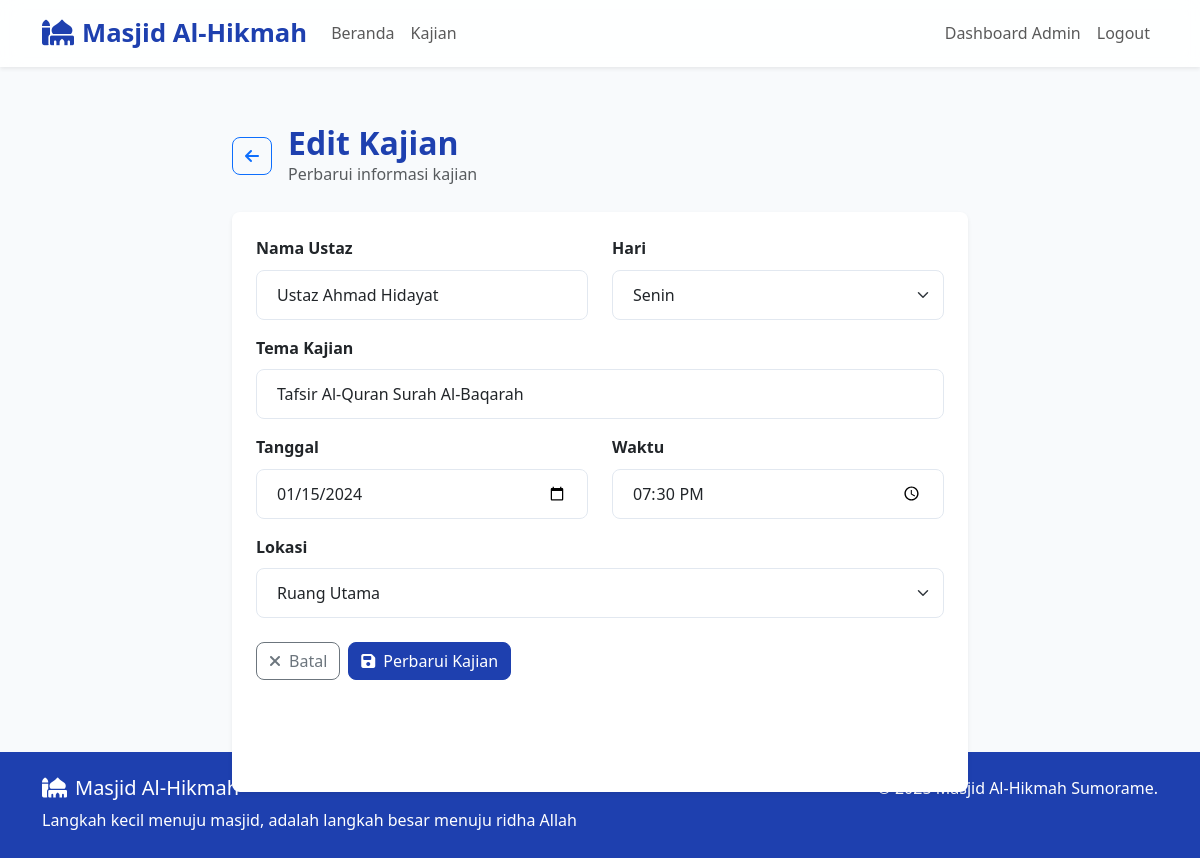
Page /admin/kajian/edit/1 (signed in) on the committed database.
### tables this page shows
CREATE TABLE kajian (
                 id INTEGER PRIMARY KEY AUTOINCREMENT,
                 nama_ustaz TEXT NOT NULL,
                 tema_kajian TEXT NOT NULL,
                 hari TEXT NOT NULL,
                 tanggal TEXT NOT NULL,
                 waktu TEXT NOT NULL,
                 lokasi TEXT NOT NULL,
                 created_at TIMESTAMP DEFAULT CURRENT_TIMESTAMP);

### app.py (the view, shortened to what this page needs)
@app.route('/admin/kajian/edit/<int:id>', methods=['GET', 'POST'])
def edit_kajian(id):
    if not session.get('admin_logged_in'):
        flash('Silakan login terlebih dahulu!', 'error')
        return redirect(url_for('login'))
    conn = sqlite3.connect('masjid.db')
    c = conn.cursor()
    c.execute("SELECT * FROM kajian WHERE id = ?", (id,))
    kajian = c.fetchone()
    conn.close()
    if not kajian:
        flash('Kajian tidak ditemukan!', 'error')
        return redirect(url_for('admin_dashboard'))
    return render_template('edit_kajian.html', kajian=kajian)

### templates/edit_kajian.html (shortened to what this page needs)
{% extends "base.html" %}
{% block content %}
<div class="container pt-5">
    <div class="row justify-content-center">
        <div class="col-lg-8">
            <div class="d-flex align-items-center mb-4">
                <a href="{{ url_for('admin_dashboard') }}" class="btn btn-outline-primary me-3">
                    <i class="fas fa-arrow-left"></i>
                </a>
                <div>
                    <h2 class="fw-bold text-primary mb-0">Edit Kajian</h2>
                    <p class="text-muted mb-0">Perbarui informasi kajian</p>
                </div>
            </div>
            <div class="card border-0 shadow-sm">
                <div class="card-body p-4">
                    <form method="POST">
                        <div class="row">
                            <div class="col-md-6 mb-3">
                                <label for="nama_ustaz" class="form-label fw-semibold">Nama Ustaz</label>
                                <input type="text" class="form-control" id="nama_ustaz" name="nama_ustaz"
                                       value="{{ kajian[1] }}" required>
                            </div>
                            <div class="col-md-6 mb-3">
                                <label for="hari" class="form-label fw-semibold">Hari</label>
                                <select class="form-select" id="hari" name="hari" required>
                                    <option value="Senin" {% if kajian[3] == 'Senin' %}selected{% endif %}>Senin</option>
                                </select>
                            </div>
                        </div>
                        <div class="mb-3">
                            <label for="tema_kajian" class="form-label fw-semibold">Tema Kajian</label>
                            <input type="text" class="form-control" id="tema_kajian" name="tema_kajian"
                                   value="{{ kajian[2] }}" required>
                        </div>
                        <div class="row">
                            <div class="col-md-6 mb-3">
                                <label for="tanggal" class="form-label fw-semibold">Tanggal</label>
                                <input type="date" class="form-control" id="tanggal" name="tanggal"
                                       value="{{ kajian[4] }}" required>
                            </div>
                            <div class="col-md-6 mb-3">
                                <label for="waktu" class="form-label fw-semibold">Waktu</label>
                                <input type="time" class="form-control" id="waktu" name="waktu"
                                       value="{{ kajian[5] }}" required>
                            </div>
                        </div>
                        <div class="mb-4">
                            <label for="lokasi" class="form-label fw-semibold">Lokasi</label>
                            <select class="form-select" id="lokasi" name="lokasi" required>
                                <option value="Ruang Utama" {% if kajian[6] == 'Ruang Utama' %}selected{% endif %}>Ruang Utama</option>
                            </select>
                        </div>
                        <div class="d-flex gap-2">
                            <a href="{{ url_for('admin_dashboard') }}" class="btn btn-outline-secondary">
                                <i class="fas fa-times me-2"></i>Batal
                            </a>
                            <button type="submit" class="btn btn-primary">
                                <i class="fas fa-save me-2"></i>Perbarui Kajian
                            </button>
                        </div>
                    </form>
                </div>
            </div>
        </div>
    </div>
</div>
{% endblock %}

### static/css/style.css (style rules this page uses)
:root { --primary-color: #1e40af; --primary-dark: #1e3a8a; --primary-light: #3b82f6; --secondary-color: #64748b; --accent-color: #f59e0b; --success-color: #10b981; --error-color: #ef4444; --warning-color: #f59e0b; --light-bg: #f8fafc; --white: #ffffff; --dark-text: #1e293b; --muted-text: #64748b; --border-color: #e2e8f0; --font-family-sans-serif: "Segoe UI", Tahoma, Geneva, Verdana, sans-serif; --font-size-base: 1rem; --font-size-lg: 1.25rem; --font-size-sm: 0.875rem; --line-height-base: 1.6; --border-radius: 0.5rem; --shadow-sm: 0 4px 6px -1px rgba(0, 0, 0, 0.07), 0 2px 4px -1px rgba(0, 0, 0, 0.04); --shadow-md: 0 10px 15px -3px rgba(0, 0, 0, 0.1), 0 4px 6px -2px rgba(0, 0, 0, 0.05); --shadow-lg: 0 20px 25px -5px rgba(0, 0, 0, 0.1), 0 10px 10px -5px rgba(0, 0, 0, 0.04); }
* { margin: 0; padding: 0; box-sizing: border-box; }
body { font-family: var(--font-family-sans-serif); line-height: var(--line-height-base); color: var(--dark-text); background-color: var(--light-bg); padding-top: 76px; overflow-x: hidden; }
.btn { border-radius: var(--border-radius); font-weight: 500; transition: all 0.3s ease; }
.btn-primary { background-color: var(--primary-color); border-color: var(--primary-color); }
.text-primary { color: var(--primary-color) !important; }
.card { border: none; border-radius: var(--border-radius); box-shadow: var(--shadow-sm); transition: all 0.3s ease; height: 100%; }
.form-control, .form-select { border-radius: var(--border-radius); border: 1px solid var(--border-color); padding: 0.75rem 1.25rem; transition: all 0.3s ease; font-size: 1rem; }
.card, .form-control, .btn { animation: fadeInUp 0.5s ease-out forwards; }

### rows in the picture
kajian: nama_ustaz "Ustaz Ahmad Hidayat", hari "Senin", tema_kajian "Tafsir Al-Quran Surah Al-Baqarah", tanggal "01/15/2024", waktu "19:30", lokasi "Ruang Utama"
